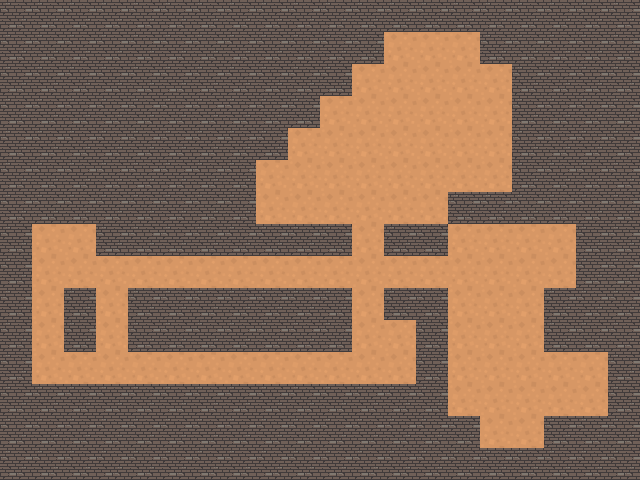

Rendered tile map (Tiled .tmx) drawn with the repository's tilesets; below, a short description and the full map source, tile grids included:
An orthogonal 20x15 tile map with 32x32 px tiles, 1 tile layer (Прошарок плиток 1).

<map version="1.10" tiledversion="1.10.2" orientation="orthogonal" renderorder="left-up" width="20" height="15" tilewidth="32" tileheight="32" infinite="0" nextlayerid="2" nextobjectid="1">
 <tileset firstgid="1" source="Підлога.tsx" />
 <layer id="1" name="Прошарок плиток 1" width="20" height="15">
  <data encoding="csv">
2,2,2,2,2,2,2,2,2,2,2,2,2,2,2,2,2,2,2,2,
2,2,2,2,2,2,2,2,2,2,2,2,1,1,1,2,2,2,2,2,
2,2,2,2,2,2,2,2,2,2,2,1,1,1,1,1,2,2,2,2,
2,2,2,2,2,2,2,2,2,2,1,1,1,1,1,1,2,2,2,2,
2,2,2,2,2,2,2,2,2,1,1,1,1,1,1,1,2,2,2,2,
2,2,2,2,2,2,2,2,1,1,1,1,1,1,1,1,2,2,2,2,
2,2,2,2,2,2,2,2,1,1,1,1,1,1,2,2,2,2,2,2,
2,1,1,2,2,2,2,2,2,2,2,1,2,2,1,1,1,1,2,2,
2,1,1,1,1,1,1,1,1,1,1,1,1,1,1,1,1,1,2,2,
2,1,2,1,2,2,2,2,2,2,2,1,2,2,1,1,1,2,2,2,
2,1,2,1,2,2,2,2,2,2,2,1,1,2,1,1,1,2,2,2,
2,1,1,1,1,1,1,1,1,1,1,1,1,2,1,1,1,1,1,2,
2,2,2,2,2,2,2,2,2,2,2,2,2,2,1,1,1,1,1,2,
2,2,2,2,2,2,2,2,2,2,2,2,2,2,2,1,1,2,2,2,
2,2,2,2,2,2,2,2,2,2,2,2,2,2,2,2,2,2,2,2
</data>
 </layer>
</map>
